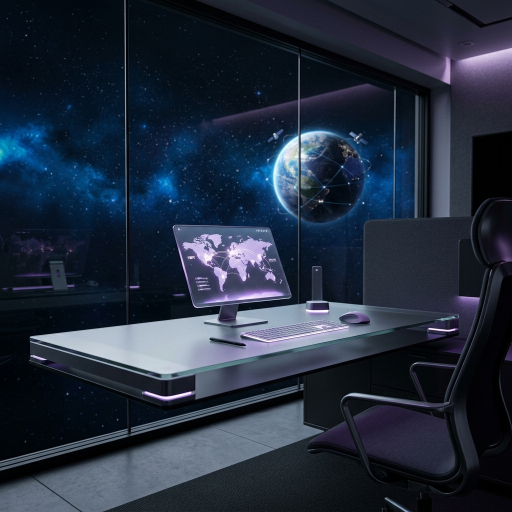
#> input picture hero_glass_bg_new.png, 1024 x 1024 px, found by its file name (shown at 1/2 size)
$ python detect_bezel_edges.py
#> lines starting #> are read from the running program, lines starting #| are printed output that depends on the picture; after the words box and inside, x2 and y2 are one past the last pixel; in counts of white or black regions, pixels touching at a corner belong together
import cv2
import numpy as np

# Load the background image
bg_path = "hero_glass_bg_new.png"
img = cv2.imread(bg_path)
#> img is the input picture: shape (1024, 1024, 3); mean B, G, R 61.5, 45.1, 35
h, w, c = img.shape
#> h = 1024; w = 1024; c = 3

# Let's save a series of crops to pinpoint the corners.
# Let's define the search ranges for the 4 corners of the screen bezel:
# 1. Top-Left: x in [100, 180], y in [260, 320]
# 2. Top-Right: x in [750, 830], y in [260, 320]
# 3. Bottom-Left: x in [220, 300], y in [700, 780]
# 4. Bottom-Right: x in [780, 860], y in [650, 730]

# Let's write a script that draws a 10px grid over these areas and prints/saves them.
def create_grid_crop(img, x_start, x_end, y_start, y_end, name):
#> called with x_start = 100, x_end = 180, y_start = 260, y_end = 320, name = 'tl'
    crop = img[y_start:y_end, x_start:x_end].copy()
    # Draw 10px grid on the crop
    ch, cw, _ = crop.shape
#> ch = 60; cw = 80
    for cx in range(0, cw, 10):
        cv2.line(crop, (cx, 0), (cx, ch), (128, 128, 128), 1)
        cv2.putText(crop, str(x_start + cx), (cx, 12), cv2.FONT_HERSHEY_SIMPLEX, 0.3, (0, 255, 255), 1)
#> crop: shape (60, 80, 3); mean B, G, R 57.6, 49.1, 28.4
    for cy in range(0, ch, 10):
        cv2.line(crop, (0, cy), (cw, cy), (128, 128, 128), 1)
        cv2.putText(crop, str(y_start + cy), (2, cy + 10), cv2.FONT_HERSHEY_SIMPLEX, 0.3, (0, 255, 255), 1)
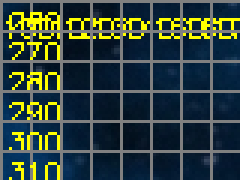
#> crop: shape (60, 80, 3) (shown 3 times larger); mean B, G, R 61.7, 66.3, 48.9
    cv2.imwrite(f"scratch_output/grid_{name}.png", crop)

create_grid_crop(img, 100, 180, 260, 320, "tl")
create_grid_crop(img, 750, 830, 260, 320, "tr")
#> call 2 of create_grid_crop, with x_start = 750, x_end = 830, y_start = 260, y_end = 320, name = 'tr'
#> after the loop in create_grid_crop (call 2), `for cx in range(0, cw, 10):`: crop: shape (60, 80, 3); mean B, G, R 69.2, 59.6, 37.3
#> after the loop in create_grid_crop (call 2), `for cy in range(0, ch, 10):`:
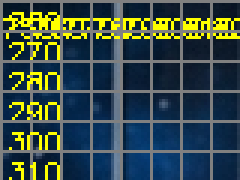
#> crop: shape (60, 80, 3) (shown 3 times larger); mean B, G, R 72.4, 76, 56.9
create_grid_crop(img, 220, 300, 700, 780, "bl")
#> call 3 of create_grid_crop, with x_start = 220, x_end = 300, y_start = 700, y_end = 780, name = 'bl'
#> after the loop in create_grid_crop (call 3), `for cx in range(0, cw, 10):`:
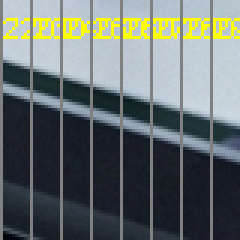
#> crop: shape (80, 80, 3) (shown 3 times larger); mean B, G, R 107.9, 110.7, 102.8
#> after the loop in create_grid_crop (call 3), `for cy in range(0, ch, 10):`:
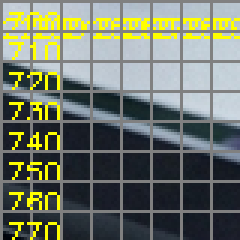
#> crop: shape (80, 80, 3) (shown 3 times larger); 13.16% of pixels changed, all inside (x1, y1, x2, y2) = (1, 0, 80, 80)
create_grid_crop(img, 780, 860, 650, 730, "br")
#> call 4 of create_grid_crop, with x_start = 780, x_end = 860, y_start = 650, y_end = 730, name = 'br'
#> in create_grid_crop (call 4), `crop = img[y_start:y_end, x_start:x_end].copy()`:
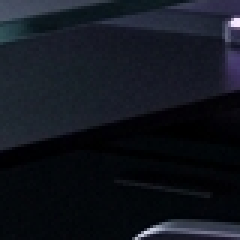
#> crop: shape (80, 80, 3) (shown 3 times larger); mean B, G, R 30.1, 21.9, 18.1
#> after the loop in create_grid_crop (call 4), `for cx in range(0, cw, 10):`:
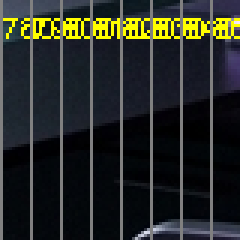
#> crop: shape (80, 80, 3) (shown 3 times larger); 14.64% of pixels changed, all inside (x1, y1, x2, y2) = (0, 0, 80, 80)
#> after the loop in create_grid_crop (call 4), `for cy in range(0, ch, 10):`:
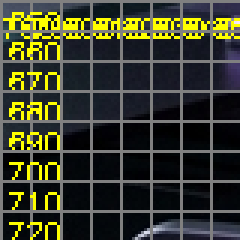
#> crop: shape (80, 80, 3) (shown 3 times larger); 13.81% of pixels changed, all inside (x1, y1, x2, y2) = (1, 0, 80, 80)

print("Created grid crops for the 4 corners.")
